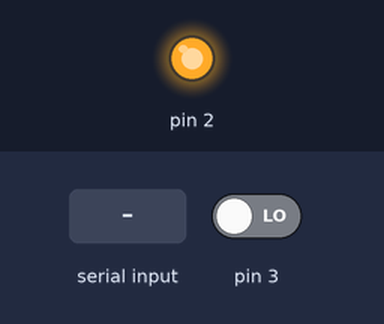
A sketch run on a simulated Arduino Uno, built with avr-gcc and run on an emulated ATmega328P. Parts: output pins drawn as LEDs (lit = HIGH). The test bench sets the inputs (shaded band); at power-on: pin 3 LOW. What the sketch prints to the serial monitor is not drawn.

Above: at 0.15 s.
At 1.2 s:
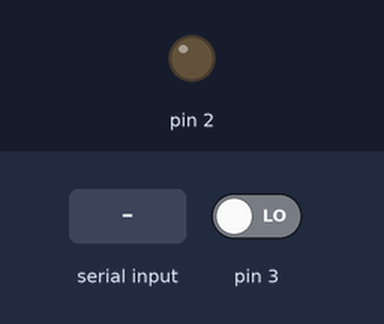
1.3 s: "1" received over the second serial link
Timing chart, 0 to 4.3 s (numbered marks = the images above; inputs shaded):
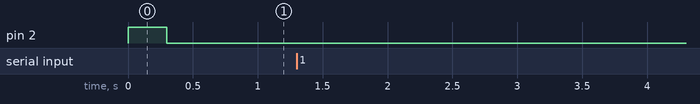

Measured:
- after the input at 1.3 s, every drawn part: stays the same

The sketch:

code.ino
```cpp
#include <SoftwareSerial.h>

SoftwareSerial hm10(8, 7);
bool released = false;

void setup() {
  Serial.begin(9600);
  pinMode(2, OUTPUT);
  digitalWrite(2, HIGH);
  pinMode(3, INPUT);
  hm10.begin(9600);
  Serial.print("RTS=");
  Serial.println(digitalRead(3));
  hm10.print("AT");
}

void loop() {
  if (!released && millis() >= 300) {
    digitalWrite(2, LOW);
    released = true;
  }
  while (hm10.available()) Serial.write(hm10.read());
}
```
